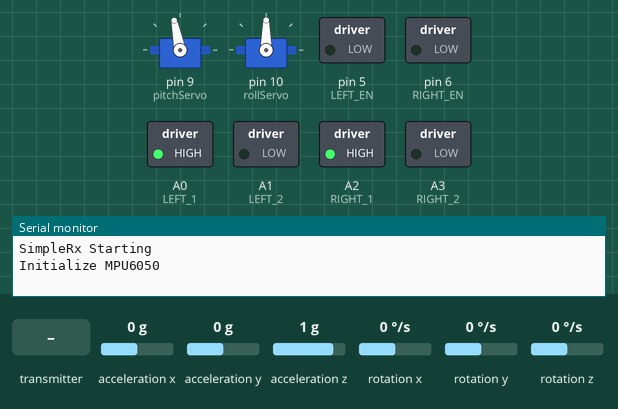
Recording of a sketch running on a simulated Arduino Uno, built with avr-gcc and run on an emulated ATmega328P. On the bench: 2 × servo, switched loads named in the sketch (green lamp = pin HIGH), the last lines printed to the serial monitor. The test bench sets the inputs (shaded band); at power-on: acceleration x 0 g, acceleration y 0 g, acceleration z 1 g, rotation x 0 °/s, rotation y 0 °/s, rotation z 0 °/s. No radio packets arrive unless stated.

Above: at 1.2 s.
1.3 s: the transmitter starts sending dataReceived = 0
At 2.2 s:
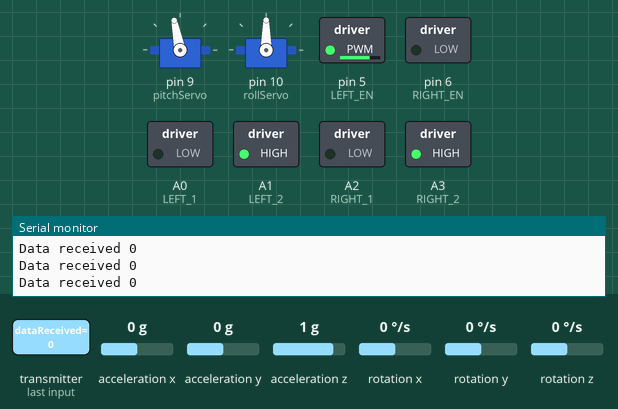
2.8 s: acceleration x set to -1.4 g
At 3.1 s:
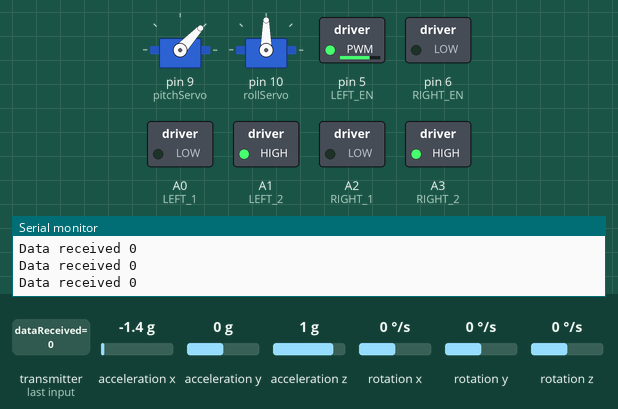
4.3 s: acceleration y set to -1.4 g
At 5.2 s:
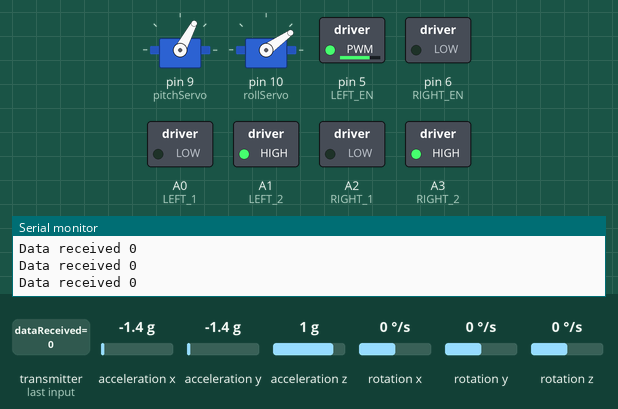
5.8 s: the transmitter starts sending dataReceived = 256
At 7.0 s:
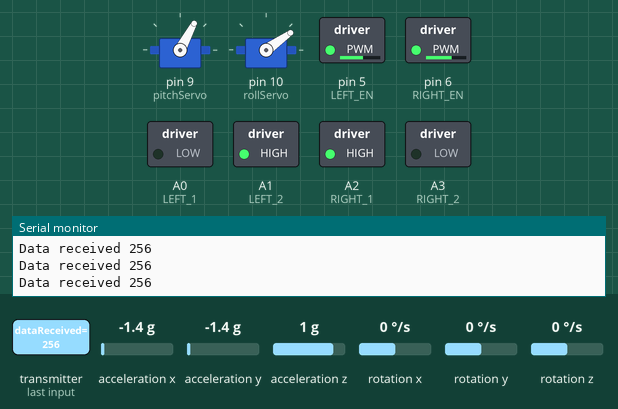
7.3 s: the transmitter starts sending dataReceived = 512
At 8.2 s:
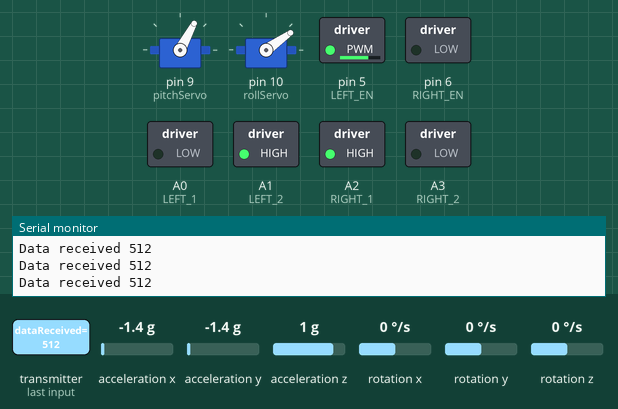
8.8 s: acceleration z set to -1.4 g
At 9.8 s:
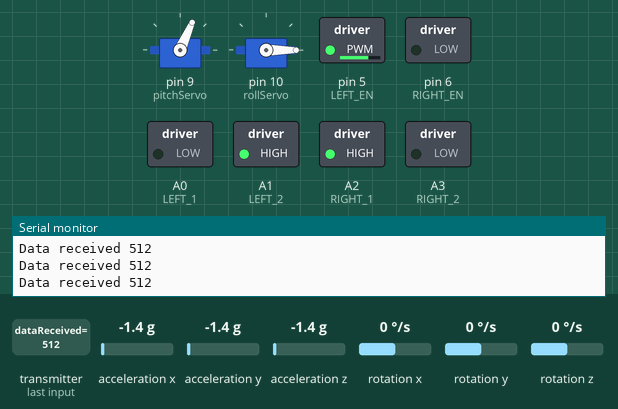
Timing chart, 0 to 11.3 s (numbered marks = the images above; inputs shaded):
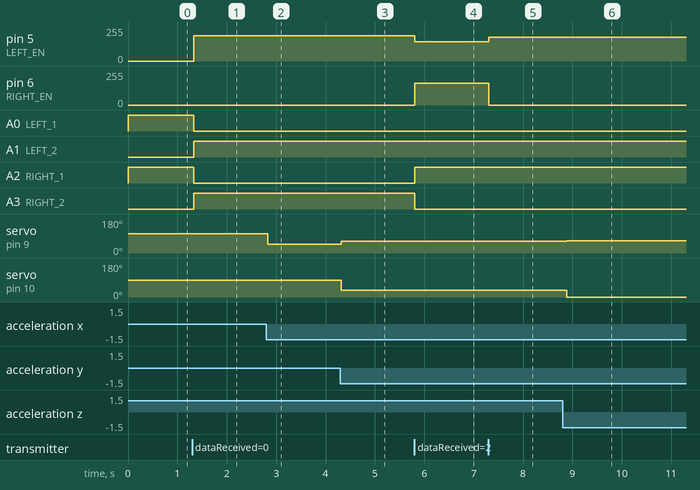

The sketch:

nrf24_receive.ino
```cpp
#include <SPI.h>
#include <nRF24L01.h>
#include <RF24.h>
#include <Wire.h>
#include <MPU6050.h>
#include <Servo.h>

#define CE_PIN 7
#define CSN_PIN 8
#define LEFT_EN 5
#define RIGHT_EN 6
#define LEFT_1 A0
#define LEFT_2 A1
#define RIGHT_1 A2
#define RIGHT_2 A3

const byte thisSlaveAddress[5] = {'R','x','A','A','A'};

RF24 radio(CE_PIN, CSN_PIN);

int dataReceived; // this must match dataToSend in the TX
bool newData = false;

bool leftReverse = true;
bool rightReverse = false;

int deadZone = 6;
int deadZonePWM = 50;

int gyroDeadZone = 5;

int pitchOffset = 11;
int rollOffset = 1;

int leftPWM;
int rightPWM;

MPU6050 mpu;
Servo pitchServo;
Servo rollServo;

//===========

void setup() {

    Serial.begin(9600);

    //set pin modes
    pinMode(LEFT_EN, OUTPUT);
    pinMode(RIGHT_EN, OUTPUT);
    pinMode(LEFT_1, OUTPUT);
    pinMode(LEFT_2, OUTPUT);
    pinMode(RIGHT_1, OUTPUT);
    pinMode(RIGHT_2, OUTPUT);

    pinMode(9, OUTPUT);
    pinMode(10, OUTPUT);

    pitchServo.attach(9);
    rollServo.attach(10);


    Serial.println("SimpleRx Starting");
    radio.begin();
    radio.setDataRate( RF24_250KBPS );
    radio.openReadingPipe(1, thisSlaveAddress);
    radio.startListening();

    Serial.println("Initialize MPU6050");


    while(!mpu.begin(MPU6050_SCALE_2000DPS, MPU6050_RANGE_2G))
    {
      Serial.println("Could not find a valid MPU6050 sensor, check wiring!");
      delay(500);
    }
}

//=============

void loop() {
    getData();
    showData();

    runMotors();
    getMPU();

    //Serial.println("running");
    delay(80);

}

//==============
void getMPU(){
  Vector normAccel = mpu.readNormalizeAccel();

  int pitch = -(atan2(normAccel.XAxis, sqrt(normAccel.YAxis*normAccel.YAxis + normAccel.ZAxis*normAccel.ZAxis))*180.0)/M_PI;
  int roll = (atan2(normAccel.YAxis, normAccel.ZAxis)*180.0)/M_PI;

  if(abs(pitch - pitchOffset) > gyroDeadZone){
    pitchServo.write(180 - (pitch - pitchOffset + 90));
  } else {
    pitchServo.write(90);
  }

  if(abs(roll - rollOffset) > gyroDeadZone){
    rollServo.write(roll - rollOffset + 90);
  } else {
    rollServo.write(90);
  }

  /*
  Serial.print(pitchServo.read());
  Serial.print("  ");
  Serial.print(rollServo.read());

  Serial.print(" Pitch = ");
  Serial.print(pitch);
  Serial.print(" Roll = ");
  Serial.print(roll);


  Serial.println();*/
}

void getData() {
    if ( radio.available() ) {
        radio.read( &dataReceived, sizeof(dataReceived) );
        newData = true;

        int x = dataReceived / 100 - 46;
        int y = dataReceived % 100 - 45;

        if(abs(x) < deadZone){
          x = 0;
        }

        if(abs(y) < deadZone){
          y = 0;
        }

        x *= -1;

        if(x < -40){
          x = -40;
        }
        if(x > 40){
          x = 40;
        }

        leftReverse = true;
        rightReverse = false;
        if((y - x) * 2 <0){
          leftReverse = false;
        }

        if((y + x) * 2 <0){
          rightReverse = true;
        }

        leftPWM = abs((y - x) * 2);
        rightPWM = abs((y + x) * 2);


        if(leftPWM < deadZonePWM){
          leftPWM = 0;
        } else {
          leftPWM = map(leftPWM, 0, 200, 125, 200);
        }

        if(rightPWM < deadZonePWM){
          rightPWM = 0;
        } else {
          rightPWM = map(rightPWM, 0, 200, 125, 200);
        }

        //leftPWM = map(leftPWM, 25, 200, 125, 200);
        //rightPWM = map(rightPWM, 25, 200, 125, 200);

        /*
        Serial.print("test ");
        Serial.print(leftPWM);
        Serial.print(" ");
        Serial.print(rightPWM);
        */
    } else {
      //leftPWM = 0;
      //rightPWM = 0;
    }
}

void runMotors(){
  analogWrite(LEFT_EN, leftPWM);
  analogWrite(RIGHT_EN, rightPWM);
  if(leftReverse){
    digitalWrite(LEFT_1, HIGH);
    digitalWrite(LEFT_2, LOW);
  } else {
    digitalWrite(LEFT_1, LOW);
    digitalWrite(LEFT_2, HIGH);
  }

  if(rightReverse){
    digitalWrite(RIGHT_1, LOW);
    digitalWrite(RIGHT_2, HIGH);
  } else {
    digitalWrite(RIGHT_1, HIGH);
    digitalWrite(RIGHT_2, LOW);
  }
}

void showData() {
    if (newData == true) {
        Serial.print("Data received ");
        Serial.println(dataReceived);
        newData = false;
    }
}
```

Measured:
- after the input at 1.3 s, pin 5 (LEFT_EN): 0/255 → 188/255 at once; A0 (LEFT_1), A2 (RIGHT_1): HIGH → LOW at once; A1 (LEFT_2), A3 (RIGHT_2): LOW → HIGH at once
- after the input at 2.8 s, servo on pin 9 (pitchServo): 101° → 47° at once
- after the input at 4.3 s, servo on pin 9 (pitchServo): 47° → 62° at once; servo on pin 10 (rollServo): 90° → 35° at once
- after the input at 5.8 s, pin 5 (LEFT_EN): 188/255 → 146/255 at once; pin 6 (RIGHT_EN): 0/255 → 163/255 at once; A2 (RIGHT_1): LOW → HIGH at once; A3 (RIGHT_2): HIGH → LOW at once
- after the input at 7.3 s, pin 5 (LEFT_EN): 146/255 → 179/255 at once; pin 6 (RIGHT_EN): 163/255 → 0/255 at once
- after the input at 8.8 s, servo on pin 9 (pitchServo): 62° → 66° after 0.08 s; servo on pin 10 (rollServo): 35° → 0° after 0.08 s
